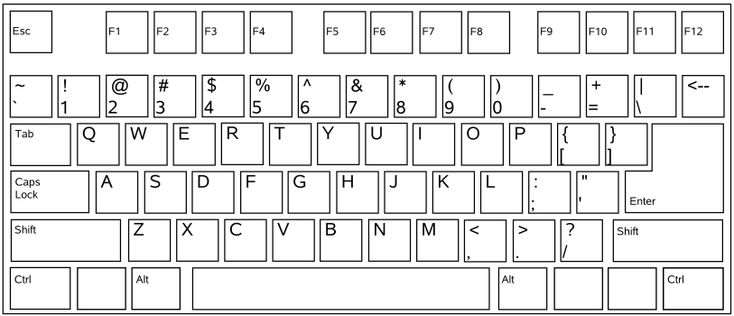
#> input picture keyboard_map.jpg, 734 x 316 px
$ python -i keyboard_segmentation.py   (imports and definitions only)
#> lines starting #> are read from the running program, lines starting #| are printed output that depends on the picture
#> further down, picture is the input picture: shape (316, 734, 3); min 0, max 255, mean 229.8
import cv2
import numpy as np
from itertools import combinations

from typing import Iterable, List, Tuple, Any
from skimage.metrics import structural_similarity as ssim

Point = Tuple[int, int]
Rect = Tuple[int, int, int, int]
Image = np.ndarray


class KeyboardSegmentation:
    COOLDOWN_FRAMES = 20 * 20  # approximatly 20 seconds
    NO_POINT = (-1, -1)
    def __init__(self, width=1600, height=400) -> None:
        self.homography_width = width
        self.homography_height = height
        self.red_coordinates: List[Point] = []
        self.green_coordinates: List[Point] = []
        self._keyboard_image_internal: Image = None
        self.keyboard_image: Image = None
        self.homography_matrix: Image = None
        self.cooldown_frames = self.COOLDOWN_FRAMES  # timer that runs down and preserves current homography
        self.click_write_cooldown = 0
        self.current_point = self.NO_POINT
        self.current_key = None
        self.cam_image_width = 0
        self.cam_image_height = 0

    def segment_keyboard(self, cam_image: Image, debug=True):
        src_points, dst_points = self.get_matching_points(cam_image, how='red')
        if src_points is None or dst_points is None:
            return
        self.cam_image_height = cam_image.shape[0]
        self.cam_image_width = cam_image.shape[1]
        if debug:
            try:
                # src_points_int = src_points.astype(np.uint8).tolist()
                for point in src_points.tolist():
                    x, y = list(map(int, point))
                    cv2.circle(cam_image, (x, y), radius=10, color=(0, 0, 255), thickness=2)
            except Exception as e:
                print(str(e))
            # for i, (x, y) in enumerate(src_points):
            #     cv2.rectangle(cam_image, (float(x), float(y)), (float(x) + 20, float(y) + 20), (0, 0, 255), 2)
        if self.keyboard_image is not None and self.cooldown_frames > 0:
            self.cooldown_frames -= 1
        else:
            self.cooldown_frames = self.COOLDOWN_FRAMES
            self.homography_matrix = self._compute_homography(src_points, dst_points)
            keyboard_image = self._project_keyboard_image(cam_image, self.homography_matrix)
            if self._is_keyboard_image(keyboard_image):
                self._keyboard_image_internal = keyboard_image
                self.keyboard_image = self._keyboard_image_internal

        if self.current_point != self.NO_POINT and self._keyboard_image_internal is not None:
            anotated_keyboard_image = self._keyboard_image_internal.copy()
            anotated_keyboard_image = cv2.circle(anotated_keyboard_image,
                                             (self.current_point[0], self.current_point[1]),
                                             radius=10, color=(0, 255, 0), thickness=3)
            if self.current_key != None:
                anotated_keyboard_image = self._put_key_on_image(anotated_keyboard_image, key_name=self.current_key)
            if self.click_write_cooldown > 0:
                anotated_keyboard_image = self._draw_click_text(anotated_keyboard_image)
                self.click_write_cooldown -= 1
            self.keyboard_image = anotated_keyboard_image


    # [28 lines left out: functions reset_segmantation, _put_key_on_image, _draw_click_text, not called in this run]

    def draw_click(self):
        self.click_write_cooldown = 5


    @staticmethod
    def _get_mask(image: Image, color='red') -> Image:
        # Step 1: Increase contrast using CLAHE on the V channel
#> called with color = 'red'
        hsv = cv2.cvtColor(image, cv2.COLOR_BGR2HSV)
#> hsv: shape (316, 734, 3); mean H, S, V 0, 0, 229.8
        h, s, v = cv2.split(hsv)
#> h: shape (316, 734); every value is 0
        clahe = cv2.createCLAHE(clipLimit=1.0, tileGridSize=(10, 10))
        v = clahe.apply(v)
        hsv = cv2.merge((h, s, v))
#> hsv: shape (316, 734, 3); mean H, S, V 0, 0, 228.6
        # hsv = cv2.GaussianBlur(hsv, (5, 5), 0)

        # Red color mask with robust thresholds
        if color == 'red':
            lower_red1 = np.array([0, 40, 40])
            upper_red1 = np.array([12, 255, 255])
            mask1 = cv2.inRange(hsv, lower_red1, upper_red1)

            lower_red2 = np.array([170, 40, 40])
            upper_red2 = np.array([180, 255, 255])
            mask2 = cv2.inRange(hsv, lower_red2, upper_red2)

            mask = mask1 + mask2
        elif color == 'green':
            lower_green = np.array([35,40,40])
            upper_green = np.array([85,255,255])

            mask = cv2.inRange(hsv, lower_green, upper_green)
        else:
            raise TypeError(f"Color {color} is invalid")

        kernel = np.ones((3, 3), np.uint8)
        mask = cv2.morphologyEx(mask, cv2.MORPH_OPEN, kernel, iterations=1)
        mask = cv2.morphologyEx(mask, cv2.MORPH_DILATE, kernel, iterations=1)
        # Step 4: Canny edge detection to find shapes
        gray = cv2.cvtColor(image, cv2.COLOR_BGR2GRAY)
        edges = cv2.Canny(gray, 50, 150)
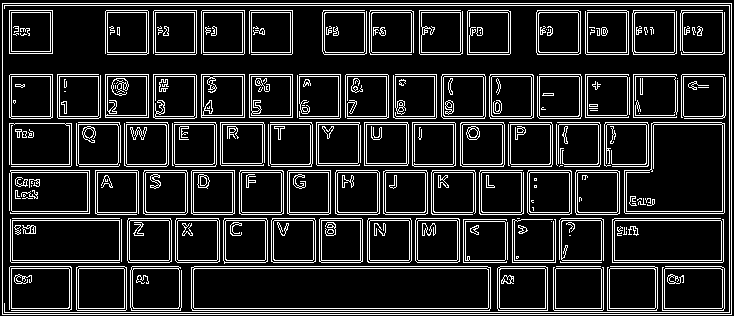
#> edges: shape (316, 734); 15.1% white in thin lines or dots

        # Combine red mask and edges (bitwise AND)
        mask = cv2.bitwise_and(mask, edges)

        return mask

    @staticmethod
    def _get_rectangle_middle(rect: Rect) -> Point:
        return (rect[0] + rect[2] // 2, rect[1] + rect[3] // 2)

    @staticmethod
    def _detect_objects(image: Image, mask: Image) -> List[Rect]:
        contours, _ = cv2.findContours(mask, cv2.RETR_EXTERNAL, cv2.CHAIN_APPROX_SIMPLE)
#> contours = []
        objects = []
        for contour in contours:
            x, y, w, h = cv2.boundingRect(contour)
            if 10 < w < 40 and 10 < h < 40 and KeyboardSegmentation._has_white_border(image, x, y, w, h):  # Filtering based on expected small size
                objects.append((x, y, w, h))
#> this loop made 0 passes
#> after the loop, objects = []
        objects = sorted(
            objects, key=lambda x: (x[1], x[0])
        )  # Sort by y, then by x
        return objects

    # [31 lines left out: functions _is_white, _has_white_border, not called in this run]

    def _calculate_edges_from_green_objects(self, green_objects: List[Rect], require_all_points=True):
        if len(green_objects) < 4:
            if not require_all_points:
                self.green_coordinates = [(green_object[0], green_object[1]) for green_object in green_objects]
            return

        green_objects = sorted(
            green_objects, key=lambda x: (x[1], x[0])
        )  # Sort by y, then by x
        top_edge = green_objects[0]
        left_edge = green_objects[1]
        right_edge = green_objects[2]
        bottom_edge = green_objects[3]

        # edges = [
        #     (top_edge[0], top_edge[1] + top_edge[3] // 2),
        #     (left_edge[0], left_edge[1]),
        #     (right_edge[0], right_edge[1]),
        #     (bottom_edge[0], bottom_edge[1])
        # ]
        edges = list(map(self._get_rectangle_middle, (top_edge,
                                                      left_edge,
                                                      right_edge,
                                                      bottom_edge)))

        # edges = np.array([top_edge, left_edge, right_edge, bottom_edge], dtype=np.float32)
        self.green_coordinates = edges

    def _calculate_corners_from_red_objects(self, red_objects: List[Rect], require_all_points=True) -> None:
        if len(red_objects) < 4:
            if not require_all_points:
                self.red_coordinates = np.array(red_objects, dtype=np.float32)
            return

        red_objects = sorted(
            red_objects, key=lambda x: (x[1], x[0])
        )  # Sort by y, then by x

        top_left = red_objects[0]
        top_right = red_objects[1]
        bottom_left = red_objects[-1]
        # TODO add here some algorithm for choosing the 4 most probable points
        if len(red_objects) == 4:
            bottom_right = red_objects[2]
        else:
            # Infer the missing corner
            top_left_center = (
                top_left[0] + top_left[2] // 2,
                top_left[1] + top_left[3] // 2,
            )
            top_right_center = (
                top_right[0] + top_right[2] // 2,
                top_right[1] + top_right[3] // 2,
            )
            bottom_left_center = (
                bottom_left[0] + bottom_left[2] // 2,
                bottom_left[1] + bottom_left[3] // 2,
            )

            bottom_right_center = (
                bottom_left_center[0] + (top_right_center[0] - top_left_center[0]),
                bottom_left_center[1] + (top_right_center[1] - top_left_center[1]),
            )
            bottom_right = (
                bottom_right_center[0] - top_right[2] // 2,
                bottom_right_center[1] - top_right[3] // 2,
                top_right[2],
                top_right[3],
            )

        # corners = [
        #     (top_left[0], top_left[1]),
        #     (top_right[0] + top_right[2], top_right[1]),
        #     (bottom_left[0], bottom_left[1] + bottom_left[3]),
        #     (bottom_right[0] + bottom_right[2], bottom_right[1] + bottom_right[3]),
        # ]
        corners = list(map(self._get_rectangle_middle, (top_left,
                                                top_right,
                                                bottom_left,
                                                bottom_right)))

        self.red_coordinates = corners

    # [14 lines left out: functions _get_homography_corners, _get_homography_edges, not called in this run]


    def get_matching_points(self, cam_image: Image, how='red') -> Tuple[np.ndarray, np.ndarray]:
        """
        returns list of src and dest points
        :param how: red - take first red, then green
                    green - take first green, then red
                    ransac - take combinations and try to infer
        """
        require_all_points = how != 'ransac'  # in native methods need atleast 4
        red_mask = self._get_mask(cam_image, color='red')
        green_mask = self._get_mask(cam_image, color='green')
        red_objects = self._detect_objects(cam_image, red_mask)
#> red_objects = []
        green_objects = self._detect_objects(cam_image, green_mask)
#> green_objects = []
        self._calculate_corners_from_red_objects(red_objects, require_all_points=require_all_points)
        self._calculate_edges_from_green_objects(green_objects, require_all_points=require_all_points)

        # run ransac on points:
        if (how == 'ransac'):
            return self._homography_ransac(cam_image)
        # return red points
        if (how == 'red' and len(self.red_coordinates) == 4) or \
            (how == 'green' and len(self.green_coordinates) < 4
                            and len(self.red_coordinates) == 4):
            return np.array(self.red_coordinates, dtype=np.float32), \
                    np.array(self._get_homography_corners(), dtype=np.float32),
        # return green points
        if (how == 'green' and len(self.green_coordinates) == 4) or \
            (how == 'red' and len(self.red_coordinates) < 4
                            and len(self.green_coordinates) == 4):
            return np.array(self.green_coordinates, dtype=np.float32), \
                    np.array(self._get_homography_edges(), dtype=np.float32),
        return None, None

    def _compute_homography(self, src_points, dst_points):
        homography_matrix, _ = cv2.findHomography(src_points, dst_points)
        return homography_matrix

    # [114 lines left out: functions _project_keyboard_image, _calc_white_intensity, _homography_ransac, project_point, _is_keyboard_image, compute_ssim_to_layout, not called in this run]

>>> import cv2
>>> picture = cv2.imread('../keyboard_map.jpg')
>>> result = KeyboardSegmentation().segment_keyboard(picture)
